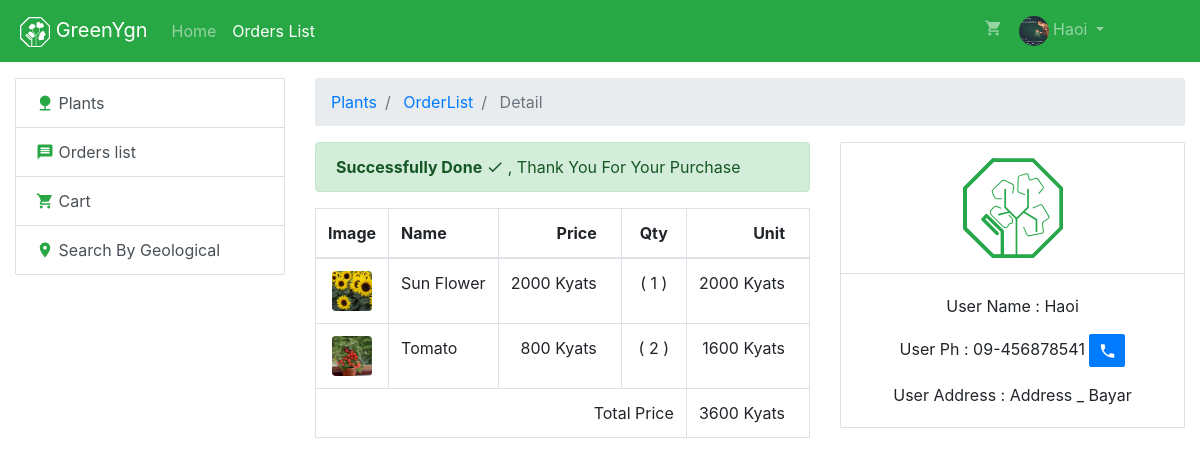
/users/orderlist/detail.php?id=5 (signed in), run on the app's committed database.
### tables this page shows
CREATE TABLE `order_details` (
  `order_id` int(11) NOT NULL,
  `plant_id` int(11) NOT NULL,
  `image` varchar(150) NOT NULL DEFAULT '/assets/images/logo/greenygn_animate.svg',
  `quantity` int(11) NOT NULL,
  `plant_amount` int(11) NOT NULL,
  `total_amount` double NOT NULL
);

CREATE TABLE `plants` (
  `id` int(11) NOT NULL,
  `image` varchar(120) NOT NULL,
  `name` varchar(120) DEFAULT NULL,
  `price` int(11) NOT NULL,
  `category_id` int(11) NOT NULL,
  `admin_id` int(10) UNSIGNED NOT NULL,
  `deleted_at` datetime DEFAULT NULL,
  `created_at` datetime DEFAULT NULL,
  `modified_at` datetime DEFAULT NULL
);

CREATE TABLE `orders` (
  `id` int(11) NOT NULL,
  `user_id` int(11) UNSIGNED NOT NULL,
  `user_name` varchar(120) NOT NULL,
  `user_phone` varchar(20) NOT NULL,
  `user_address` varchar(255) NOT NULL,
  `status` tinyint(4) NOT NULL,
  `order_date` date NOT NULL,
  `send_date` date DEFAULT NULL,
  `deleted_at` datetime DEFAULT NULL,
  `created_at` datetime DEFAULT NULL,
  `modified_at` datetime DEFAULT NULL
);

### users/orderlist/functions/detail/getdata.php (called while the page is built, shortened)
<?php
    $sql = "SELECT * FROM `orders` WHERE `id` = " . $_GET['id'];
    if($row = mysqli_query($conn, $sql)) {
        $result = mysqli_fetch_assoc($row);
        $sql = "SELECT  `order_details`.*, `plants`.`name` AS `plant_name`  FROM `order_details` ";
        $sql .= " INNER JOIN `plants` ON `order_details`.`plant_id`  = `plants`.`id` ";
        $sql .= " WHERE `order_id` = " . $_GET['id'];
        $order_details = array();
        if($row = mysqli_query($conn, $sql)) {
            while($order_row = mysqli_fetch_assoc($row)) {
                $order_details[] = $order_row;
            }
        }
    } else {
        header("Location: " . "/users/orderlist");
        die("NNN");
    }

### users/orderlist/detail.php (the view, shortened to what this page needs)
<?php
    require __DIR__. "/functions/detail/getdata.php";
    require __DIR__ . "/../view/begin_header.php";
    require __DIR__ . "/../view/finish_header.php";
    require __DIR__ . "/../view/nav/navbar.php";
?>
    <div class="container-fluid mt-3">
        <div class="row">
            <div class="col-md-3">
                <?php
                    require __DIR__ . "/../view/left_url_list/left_url_list.php";
                ?>
            </div>
            <div class="col-md-9">
                <nav aria-label="breadcrumb">
                    <ol class="breadcrumb">
                        <li class="breadcrumb-item"><a href="/users/"> Plants </a></li>
                        <li class="breadcrumb-item"> <a href="/users/orderlist"> OrderList </a> </li>
                        <li class="breadcrumb-item active"> Detail </li>
                    </ol>
                </nav>
                <div class="contaienr-fluid">
                        <div class="row">
                            <div class="col-md-7">
                                <?php
                                    if($result['status'] == 1):
                                ?>
                                    <div class="alert alert-primary">
                                        <strong>Thank you !  </strong>For you Purchase , For now Pending <i class="material-icons md-18">restore</i> Your Order.
                                        <i class="material-icons"></i>
                                    </div>
                                <?php
                                    elseif($result['status'] == 2):
                                ?>
                                    <div class="alert alert-success">
                                            <strong> Successfully Done <i class="material-icons md-18">check</i> </strong>, Thank You For Your Purchase
                                        </div>
                                <?php
                                    endif;
                                ?>
                                <div class="table-respoinsive">
                                    <table class="table table-bordered">
                                        <thead>
                                            <tr>
                                            <th scope="col">Image</th>
                                            <th scope="col">Name</th>
                                            <th class="text-right pr-4" scope="col">Price</th>
                                            <th class="text-center Quantity" scope="col">Qty</th>
                                            <th class="text-right pr-4" scope="col">Unit</th>
                                            </tr>
                                        </thead>
                                        <tbody>
                                        <?php
                                            $all_total_amount = 0;
                                            foreach($order_details as $v):
                                                $all_total_amount += $v['total_amount'];
                                        ?>
                                        <tr>
                                            <td>
                                                <div
                                                    class="Plant_Shopping_Cart sm rounded"
                                                    style="background-image:url('<?= $v['image'] ?>')"
                                                >
                                                </div>
                                            </td>
                                            <td><?= $v['plant_name']?></td>
                                            <td class="text-right pr-4" ><?= $v['plant_amount']?> Kyats</td>
                                            <td class="text-center"> ( <?= $v['quantity']?> ) </td>
                                            <td class="text-right pr-4" ><?= $v['total_amount']?> Kyats</td>
                                        </tr>
                                        <?php
                                            endforeach;
                                        ?>
                                            <tr>
                                                <td class="text-right" colspan="4">Total Price</td>
                                                <td class="text-right pr-4"> <?= $all_total_amount ?> Kyats</td>
                                            </tr>
                                        </tbody>
                                    </table>
                                </div>
                            </div>
                            <div class="col-md-5">
                                <div class="card">
                                <div class="border-bottom">
                                    <div class="Card_Svg_Container">
                                        <img class="img-fluid" src="/assets/images/logo/greenygn_animate.svg" alt="">
                                    </div>
                                </div>
                                    <div class="card-body text-center">
                                    <p class="card-text">
                                        User Name : <?= $result['user_name'] ?>
                                    </p>
                                    <p class="card-text">
                                        User Ph :
                                        <?= $result['user_phone'] ?>
                                        <a  class="btn btn-primary btn-sm " href="tel:<?= $result['user_phone'] ?>">
                                        <i class="material-icons md-18"> phone </i>
                                        </a>
                                    </p>
                                    <p class="card-text">
                                        User Address : <?= $result['user_address'] ?>
                                    </p>
                                    </div>
                                </div>
                            </div>
                        </div>
                </div>
            </div>
        </div>
    </div>
<?php
    require __DIR__ . "/../view/finish_footer.php";
?>

### assets/css/greenygn.css (style rules this page uses)
body { min-height: 100vh; padding-bottom: 50px; position: relative; }
.btn , .form-control, .breadcrumb, .card, .list-group-item:first-child, .list-group-item:last-child, .dropdown-menu { border-radius: 2px; }
.Plant_Shopping_Cart { width: 60px; height: 60px; border-radius: 2px; background-size: cover; background-position: center center; background-repeat: no-repeat; }
.Plant_Shopping_Cart.sm { width: 40px; height: 40px; margin: auto; }
.Quantity { min-width: 65px; }
.Card_Svg_Container { width: 100px; margin: 15px auto; }

### data on the page
order_details: image (picture), plant.name "Sun Flower", plant_amount "2000", quantity "1", total_amount "2000"
order_details: image (picture), plant.name "Tomato", plant_amount "800", quantity "2", total_amount "1600"
orders: user_name "Haoi", user_phone "09-456878541", user_address "Address _ Bayar"

### other printed values
$_SESSION['user']['name'] "Haoi"
$all_total_amount "3600"
